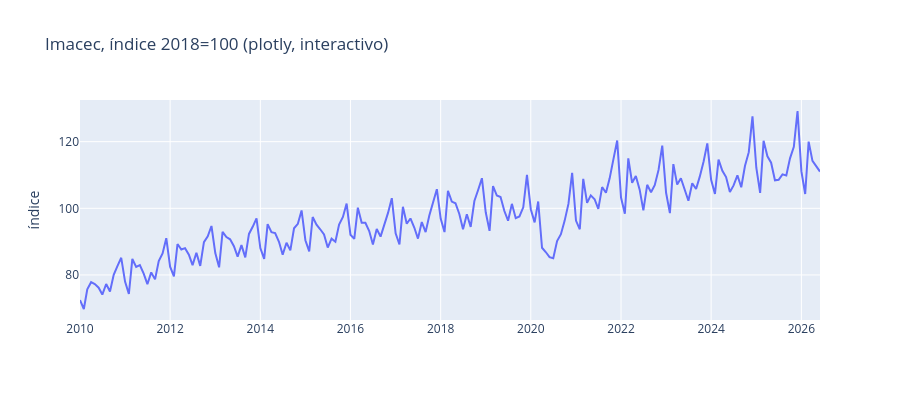

The notebook cell saved with this chart:
### Markdown cell above
### plotly: gráfico interactivo
Misma serie, pero con zoom, tooltips al pasar el mouse y la posibilidad de exportar directo a HTML.

### Code cell
import plotly.express as px

fig = px.line(
    imacec, x="fecha", y="valor",
    title="Imacec, índice 2018=100 (plotly, interactivo)",
    labels={"fecha": "", "valor": "índice"},
)
fig.update_layout(hovermode="x unified", height=400)
fig.show()

### Figure 1 — Plotly figure (JSON) as saved in the notebook; plotly's stock layout.template omitted (floating-point values rounded to 4 significant figures; data arrays with more than 128 entries replaced by an {"elided": "..."} marker saying what was removed)
{"data": [{"hovertemplate": "=%{x}<br>índice=%{y}<extra></extra>", "legendgroup": "", "line": {"color": "#636efa", "dash": "solid"}, "marker": {"symbol": "circle"}, "mode": "lines", "name": "", "orientation": "v", "showlegend": false, "type": "scatter", "x": {"elided": "198 str values"}, "xaxis": "x", "y": {"elided": "198 float values"}, "yaxis": "y"}], "layout": {"height": 400, "hovermode": "x unified", "legend": {"tracegroupgap": 0}, "title": {"text": "Imacec, índice 2018=100 (plotly, interactivo)"}, "xaxis": {"anchor": "y", "domain": [0, 1], "title": {"text": ""}}, "yaxis": {"anchor": "x", "domain": [0, 1], "title": {"text": "índice"}}}}
